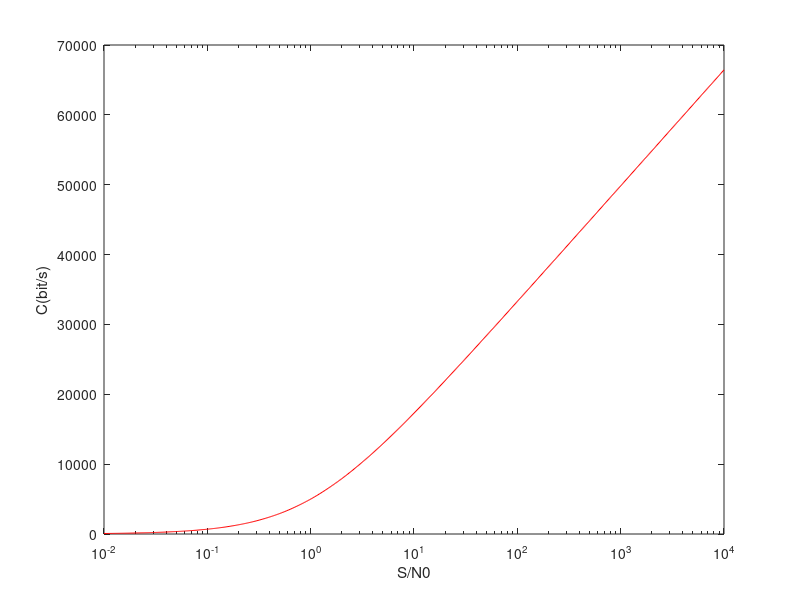

The MATLAB script that drew this image:
% C = B log2(1 +(S/N))
SN0_DB = -20:0.1:40 %başlangıç : değişim : bitiş
B = 5000;%hertz
SN0 =  10.^(SN0_DB./10);% . ifadesi ifadenin skaler çarpıldığını
C = B.*log2(1 + SN0); %shannon kapasite formulü
semilogx(SN0, C,'r') %değişimi görmek için logaritma
xlabel('S/N0')
ylabel('C(bit/s)')
